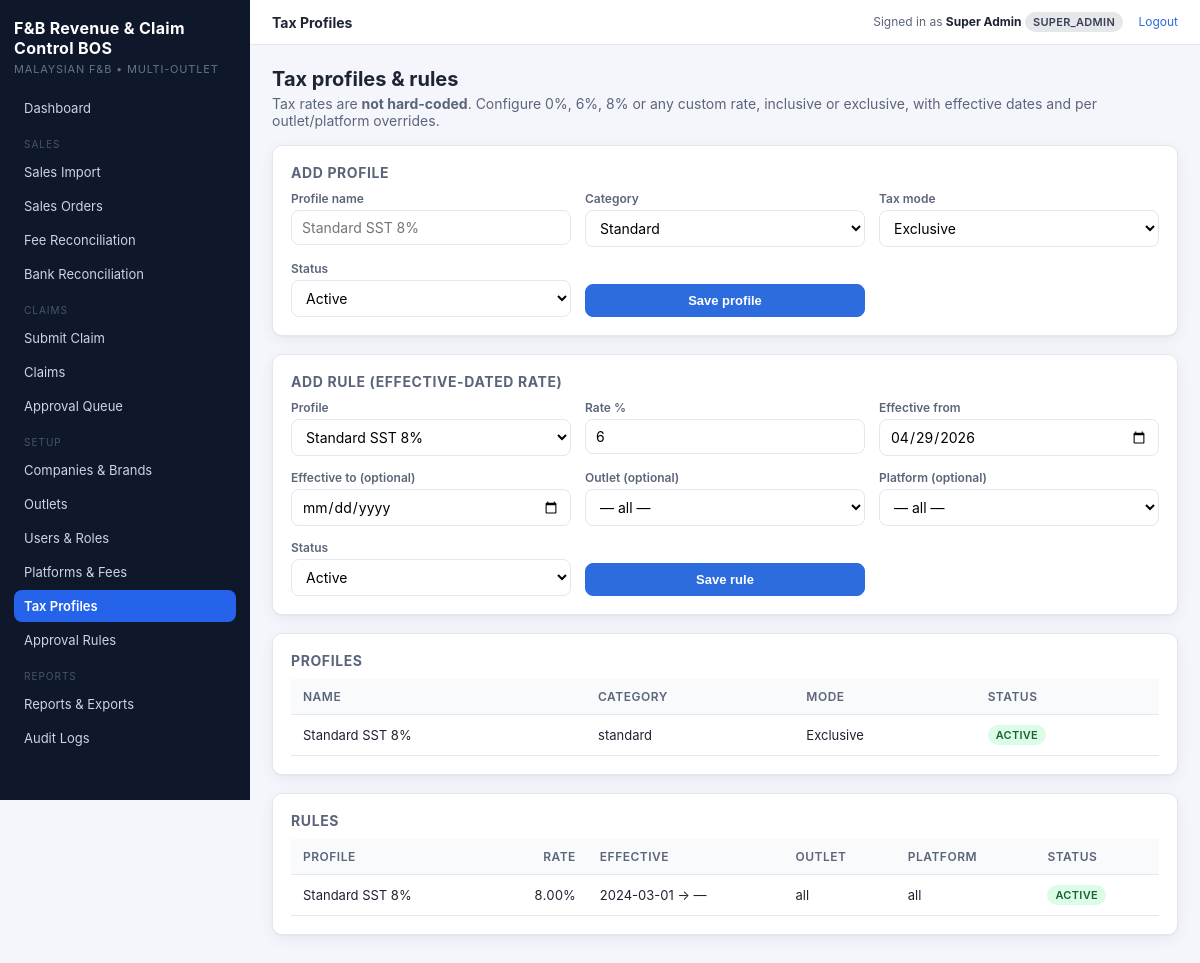
Screenshot of /public/pages/tax-profiles.php (signed in) with the database file from the repository.
### tables this page shows
CREATE TABLE IF NOT EXISTS tax_profiles (
  id           INT UNSIGNED NOT NULL AUTO_INCREMENT,
  company_id   INT UNSIGNED NOT NULL,
  name         VARCHAR(120) NOT NULL,
  category     VARCHAR(40)  NOT NULL DEFAULT 'standard',
  is_inclusive TINYINT(1)   NOT NULL DEFAULT 0,
  is_active    TINYINT(1)   NOT NULL DEFAULT 1,
  created_at   DATETIME NOT NULL,
  PRIMARY KEY (id),
  KEY ix_tp_company (company_id),
  CONSTRAINT fk_tp_company FOREIGN KEY (company_id) REFERENCES companies(id)
);

CREATE TABLE IF NOT EXISTS tax_rules (
  id              INT UNSIGNED NOT NULL AUTO_INCREMENT,
  tax_profile_id  INT UNSIGNED NOT NULL,
  rate            DECIMAL(6,4) NOT NULL DEFAULT 0,
  effective_from  DATE NOT NULL,
  effective_to    DATE NULL,
  outlet_id       INT UNSIGNED NULL,
  platform_id     INT UNSIGNED NULL,
  is_active       TINYINT(1) NOT NULL DEFAULT 1,
  created_at      DATETIME NOT NULL,
  PRIMARY KEY (id),
  KEY ix_tr_lookup (tax_profile_id, is_active, effective_from),
  KEY ix_tr_outlet (outlet_id),
  KEY ix_tr_platform (platform_id),
  CONSTRAINT fk_tr_profile  FOREIGN KEY (tax_profile_id) REFERENCES tax_profiles(id),
  CONSTRAINT fk_tr_outlet   FOREIGN KEY (outlet_id)      REFERENCES outlets(id),
  CONSTRAINT fk_tr_platform FOREIGN KEY (platform_id)    REFERENCES platforms(id)
);

### src/Support/helpers.php (called while the page is built, shortened)
<?php
function config(?string $key = null, $default = null)
{
    $cfg = $GLOBALS['fnbbos_config'] ?? [];
    $segments = explode('.', $key);
    $value = $cfg;
    foreach ($segments as $seg) {
        if (is_array($value) && array_key_exists($seg, $value)) {
            $value = $value[$seg];
        } else {
            return $default;
        }
    }
    return $value;
}
function db(): PDO
{
    if ($GLOBALS['fnbbos_pdo'] instanceof PDO) {
        return $GLOBALS['fnbbos_pdo'];
    }
    $c = config('db');
    $dsn = sprintf('mysql:host=%s;port=%d;dbname=%s;charset=%s',
        $c['host'], $c['port'], $c['name'], $c['charset']);
    $pdo = new PDO($dsn, $c['user'], $c['pass'], [
        PDO::ATTR_ERRMODE            => PDO::ERRMODE_EXCEPTION,
        PDO::ATTR_DEFAULT_FETCH_MODE => PDO::FETCH_ASSOC,
        PDO::ATTR_EMULATE_PREPARES   => false,
    ]);
    return $pdo;
}
function e(?string $value): string
{
    return htmlspecialchars((string)$value, ENT_QUOTES | ENT_SUBSTITUTE, 'UTF-8');
}
function pct(float $value, int $decimals = 2): string
{
    return number_format($value * 100, $decimals) . '%';
}

### public/pages/tax-profiles.php (the view, shortened to what this page needs)
<?php
$companyId = Auth::companyId();
$profiles  = db()->prepare('SELECT * FROM tax_profiles WHERE company_id = ? ORDER BY name'); $profiles->execute([$companyId]); $profiles = $profiles->fetchAll();
$rules = db()->prepare('
    SELECT tr.*, tp.name AS profile_name, o.name AS outlet_name, p.name AS platform_name
    FROM tax_rules tr
    JOIN tax_profiles tp ON tp.id = tr.tax_profile_id
    LEFT JOIN outlets o   ON o.id  = tr.outlet_id
    LEFT JOIN platforms p ON p.id  = tr.platform_id
    WHERE tp.company_id = ?
    ORDER BY tp.name, tr.effective_from DESC');
$rules->execute([$companyId]);
$rules = $rules->fetchAll();
include __DIR__ . '/../partials/header.php';
?>
<div class="page-header"><div><h2>Tax profiles &amp; rules</h2><p>Tax rates are <strong>not hard-coded</strong>. Configure 0%, 6%, 8% or any custom rate, inclusive or exclusive, with effective dates and per outlet/platform overrides.</p></div></div>
<div class="card">
  <h3>Add profile</h3>
  <form method="post" class="form-grid">
    <div class="form-row"><label>Profile name</label><input type="text" name="name" required placeholder="Standard SST 8%"></div>
    <div class="form-row"><label>Category</label>
      <select name="category">
        <option value="standard">Standard</option>
      </select>
    </div>
    <div class="form-row"><label>Tax mode</label>
      <select name="is_inclusive"><option value="0">Exclusive</option><option value="1">Inclusive</option></select>
    </div>
    <div class="form-row"><label>Status</label><select name="is_active"><option value="1">Active</option><option value="0">Inactive</option></select></div>
    <div class="form-row" style="align-self:end;"><button class="btn btn--primary" type="submit">Save profile</button></div>
  </form>
</div>
<div class="card">
  <h3>Add rule (effective-dated rate)</h3>
  <form method="post" class="form-grid">
    <div class="form-row"><label>Profile</label>
      <select name="tax_profile_id" required>
        <?php foreach ($profiles as $p): ?><option value="<?= (int)$p['id'] ?>"><?= e($p['name']) ?></option><?php endforeach; ?>
      </select>
    </div>
    <div class="form-row"><label>Rate %</label><input type="number" step="0.01" name="rate" value="6"></div>
    <div class="form-row"><label>Effective from</label><input type="date" name="effective_from" required value="<?= e(date('Y-m-d')) ?>"></div>
    <div class="form-row"><label>Effective to (optional)</label><input type="date" name="effective_to"></div>
    <div class="form-row"><label>Outlet (optional)</label>
      <select name="outlet_id"><option value="">— all —</option>
      </select>
    </div>
    <div class="form-row"><label>Platform (optional)</label>
      <select name="platform_id"><option value="">— all —</option>
      </select>
    </div>
    <div class="form-row"><label>Status</label><select name="is_active"><option value="1">Active</option><option value="0">Inactive</option></select></div>
    <div class="form-row" style="align-self:end;"><button class="btn btn--primary" type="submit">Save rule</button></div>
  </form>
</div>
<div class="card">
  <h3>Profiles</h3>
  <?php if (!$profiles): ?><div class="empty">No profiles yet.</div>
  <?php else: ?>
    <table class="data">
      <thead><tr><th>Name</th><th>Category</th><th>Mode</th><th>Status</th></tr></thead>
      <tbody><?php foreach ($profiles as $p): ?>
        <tr><td><?= e($p['name']) ?></td><td><?= e($p['category']) ?></td>
            <td><?= ((int)$p['is_inclusive']===1)?'Inclusive':'Exclusive' ?></td>
            <td><span class="badge <?= ((int)$p['is_active']===1)?'badge--ok':'badge--muted' ?>"><?= ((int)$p['is_active']===1)?'Active':'Inactive' ?></span></td>
        </tr>
      <?php endforeach; ?></tbody>
    </table>
  <?php endif; ?>
</div>
<div class="card">
  <h3>Rules</h3>
  <?php if (!$rules): ?><div class="empty">No rules yet.</div>
  <?php else: ?>
    <table class="data">
      <thead><tr><th>Profile</th><th class="num">Rate</th><th>Effective</th><th>Outlet</th><th>Platform</th><th>Status</th></tr></thead>
      <tbody><?php foreach ($rules as $r): ?>
        <tr>
          <td><?= e($r['profile_name']) ?></td>
          <td class="num"><?= e(pct((float)$r['rate'])) ?></td>
          <td><?= e($r['effective_from']) ?> &rarr; <?= e($r['effective_to'] ?? '—') ?></td>
          <td><?= e($r['outlet_name'] ?? 'all') ?></td>
          <td><?= e($r['platform_name'] ?? 'all') ?></td>
          <td><span class="badge <?= ((int)$r['is_active']===1)?'badge--ok':'badge--muted' ?>"><?= ((int)$r['is_active']===1)?'Active':'Retired' ?></span></td>
        </tr>
      <?php endforeach; ?></tbody>
    </table>
  <?php endif; ?>
</div>
<?php include __DIR__ . '/../partials/footer.php'; ?>

### public/assets/css/app.css (style rules this page uses)
:root { --bg: #f4f6fb; --panel: #ffffff; --panel-border: #e3e7ef; --ink: #1d2433; --ink-soft: #5b657a; --primary: #2d6cdf; --primary-ink: #ffffff; --accent: #0e7c66; --danger: #dc2626; --warning: #ea8a00; --success: #16a34a; --shadow: 0 1px 2px rgba(15,23,42,.04), 0 4px 16px rgba(15,23,42,.06); --radius: 10px; }
* { box-sizing: border-box; }
html, body { margin: 0; padding: 0; }
body { font-family: -apple-system, BlinkMacSystemFont, "Segoe UI", Roboto, "Inter", sans-serif; background: var(--bg); color: var(--ink); font-size: 14px; }
.page-header { display: flex; justify-content: space-between; align-items: end; margin-bottom: 16px; gap: 12px; flex-wrap: wrap; }
.page-header h2 { margin: 0; font-size: 20px; }
.page-header p { margin: 4px 0 0; color: var(--ink-soft); }
.card { background: var(--panel); border: 1px solid var(--panel-border); border-radius: var(--radius); box-shadow: var(--shadow); padding: 18px; margin-bottom: 18px; }
.card h3 { margin: 0 0 10px; font-size: 14px; color: var(--ink-soft); text-transform: uppercase; letter-spacing: .6px; }
table.data { width: 100%; border-collapse: collapse; font-size: 13px; }
table.data th, table.data td { padding: 10px 12px; border-bottom: 1px solid var(--panel-border); text-align: left; }
table.data th { background: #f9fafc; font-weight: 600; font-size: 12px; color: var(--ink-soft); text-transform: uppercase; letter-spacing: .5px; }
table.data .num { text-align: right; font-variant-numeric: tabular-nums; }
.badge { display: inline-block; padding: 3px 8px; border-radius: 999px; font-size: 11px; font-weight: 600; letter-spacing: .3px; text-transform: uppercase; }
.badge--ok { background: #dcfce7; color: #166534; }
.btn { display: inline-block; padding: 8px 14px; border-radius: 8px; font-size: 13px; cursor: pointer; border: 1px solid transparent; font-weight: 600; }
.btn--primary { background: var(--primary); color: var(--primary-ink); border-color: var(--primary); }
.form-grid { display: grid; grid-template-columns: repeat(auto-fit, minmax(220px, 1fr)); gap: 14px; }
.form-row { display: flex; flex-direction: column; gap: 4px; }
.form-row label { font-size: 12px; color: var(--ink-soft); font-weight: 600; }
.form-row input, .form-row select, .form-row textarea { padding: 8px 10px; border-radius: 8px; border: 1px solid var(--panel-border); background: #fff; font-size: 14px; font-family: inherit; }

### rows the page displays
tax_profiles: name "Standard SST 8%", category "standard", is_inclusive "Exclusive", is_active "ACTIVE"
tax_rules: tax_profile.name "Standard SST 8%", rate "8.00%", effective_from "2024-03-01", effective_to "—", outlet_name "all", platform_name "all", is_active "ACTIVE"

### other values shown
config('app.name') "F&B Revenue & Claim Control BOS"
$pageTitle "Tax Profiles"
Auth::user()['name'] "Super Admin"
Rbac::role() "SUPER_ADMIN"
form field tax_profile_id "Standard SST 8%"
